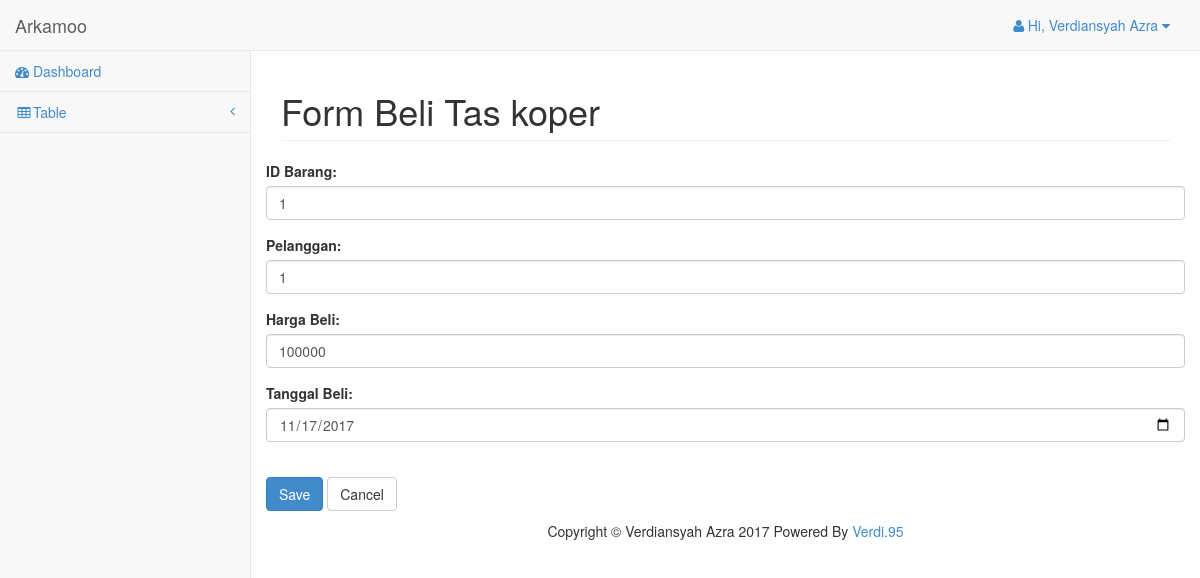
Page /Verdi_projectUTS/beli/update/1 on the committed database.
### tables this page shows
CREATE TABLE `beli` (
  `id_beli` int(11) NOT NULL,
  `id_barang` int(11) NOT NULL,
  `id_pelanggan` int(11) NOT NULL,
  `harga_beli` int(11) NOT NULL,
  `tanggal_beli` date NOT NULL
);

### Verdi_projectUTS/application/controllers/Beli.php (called while the page is built, shortened)
<?php
class Beli extends CI_Controller
{
	function __construct()
	{
		$this->load->model('Beli/Beli_model');
		$this->load->helper(array('url'));
	}
	function update($id)
	{
		$beli = $this->Beli_model->ambil_data_id($id);
		$data = array(
			'aksi' 						=> site_url('beli/update_aksi'),
			'id_barang' 				=> set_value('id_barang',$beli->id_barang),
			'id_pelanggan' 				=> set_value('id_pelanggan',$beli->id_pelanggan),
			'harga_beli'		 		=> set_value('harga_beli',$beli->harga_beli),
			'tanggal_beli'				=> set_value('tanggal_beli',$beli->tanggal_beli),
			'id_beli' 					=> set_value('id_beli',$beli->id_beli),
			'button' 					=> 'Save'
			);
		$this->load->view('Beli/Beli_form', $data);
		}
}
?>

### Verdi_projectUTS/index.php (called while the page is built, shortened)
<?php
require_once BASEPATH.'core/CodeIgniter.php';

### Verdi_projectUTS/application/models/Beli/Beli_model.php (called while the page is built, shortened)
<?php
class Beli_model extends CI_Model
{
	public $beli			= 'beli';
	public $id				= 'id_beli';
	function ambil_data_id($id)
	{
		$this->db->where($this->id,$id);
		return $this->db->get($this->beli)->row();
	}
}
 ?>

### Verdi_projectUTS/application/views/Beli/Beli_form.php (the view, shortened to what this page needs)
<div class="row">
	<div class="col-lg-12">
		<h1 class="page-header">Form Beli Tas koper</h1>
	</div>
	<form action="<?php echo $aksi; ?>" method="POST" enctype="multipart/form-data">
		<div class="form-group">
			<label>ID Barang: </label>
			<input type="text" name="id_barang" class="form-control" placeholder="Masukkan ID Barang"
			required value="<?php echo $id_barang; ?>">
		</div>
		<div class="form-group">
			<label>Pelanggan: </label>
			<input type="text" name="id_pelanggan" class="form-control" placeholder="Masukkan ID Pelanggan"
			required value="<?php echo $id_pelanggan; ?>">
		</div>
		<div class="form-group">
			<label>Harga Beli: </label>
			<input type="text" name="harga_beli" class="form-control" placeholder="Masukkan Harga Beli"
			required value="<?php echo $harga_beli; ?>">
		</div>
		<div class="form-group">
			<label>Tanggal Beli: </label>
			<input type="date" name="tanggal_beli" class="form-control" placeholder="Masukkan Tanggal Beli"
			value="<?php echo $tanggal_beli; ?>"><br/>
		</div>
		<button class="btn btn-primary" type="submit"><?php echo $button; ?></button>
		<a href="<?php echo site_url('beli')?>" class="btn btn-default">Cancel</a>
	</form>
</div>

### Verdi_projectUTS/assets/css/sb-admin-2.css (style rules this page uses)
body { background-color: #f8f8f8; }

### rows in the picture
beli: id_barang "1", id_pelanggan "1", harga_beli "100000", tanggal_beli "11/17/2017"

### other values in the picture
$button "Save"
